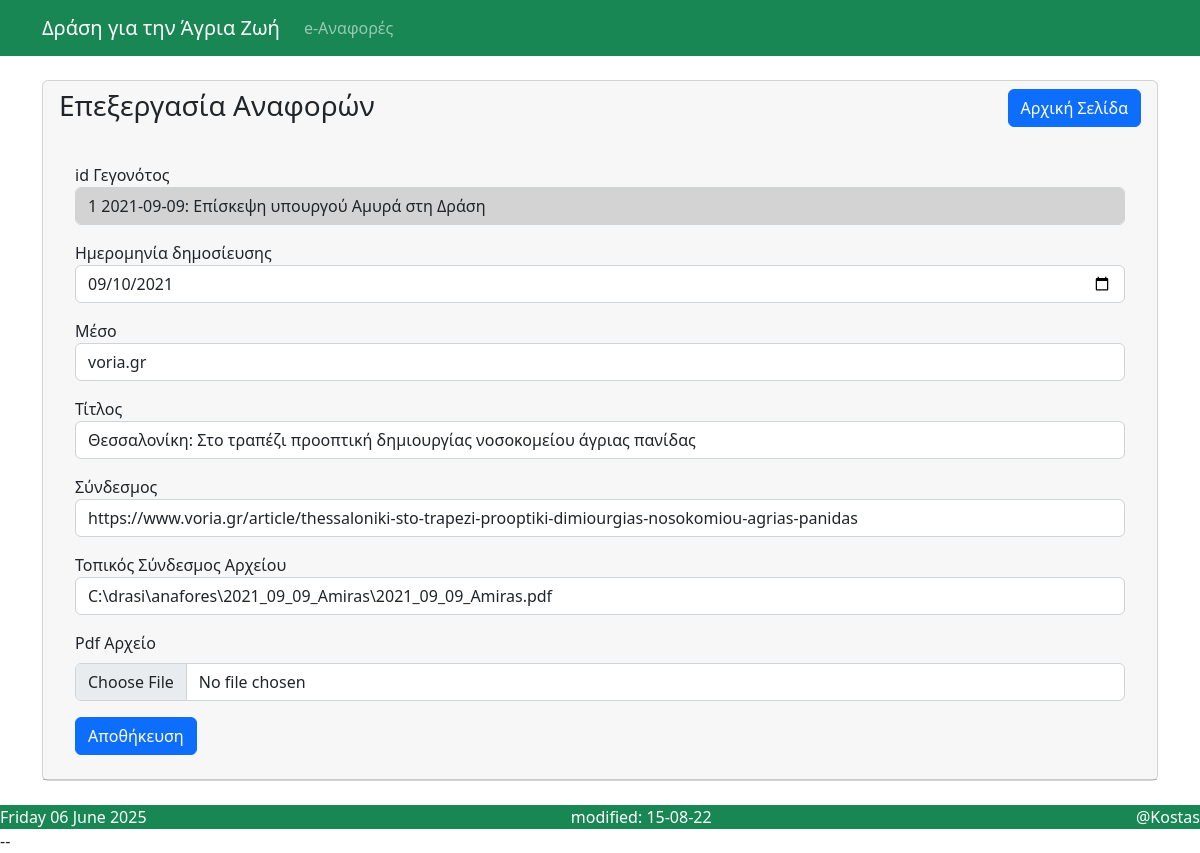
Screenshot of /anafora-edit.php?id=1 with the database file from the repository.
### tables this page shows
CREATE TABLE IF NOT EXISTS `anafores` (
  `id` int(11) NOT NULL AUTO_INCREMENT,
  `event_id` int(11) NOT NULL,
  `meso` varchar(255) NOT NULL,
  `dimosieusi` date NOT NULL,
  `link` varchar(2048) NOT NULL,
  `llink` varchar(2048) NOT NULL,
  `pdf` longblob DEFAULT NULL,
  `title` varchar(255) DEFAULT NULL,
  PRIMARY KEY (`id`),
  KEY `event_id` (`event_id`)
);

CREATE TABLE IF NOT EXISTS `events` (
  `id` int(11) NOT NULL AUTO_INCREMENT,
  `date` date NOT NULL,
  `place` varchar(255) NOT NULL,
  `perigrafi` text NOT NULL,
  `simeioseis` text DEFAULT NULL,
  PRIMARY KEY (`id`)
);

### anafora-edit.php (the view, shortened to what this page needs)
<?php
include('include/header.php');
include('config/db.php');
?>
<div class="container">
    <div class="row">
        <div class="col-md-12 mt-4">
            <div class="card">
                <div class="card-header">
                    <h3>Επεξεργασία Αναφορών
                        <a href="index.php" class="btn btn-primary float-end">Αρχική Σελίδα</a>
                    </h3>
                    <div class="card-body">
                        <?php
                        if (isset($_GET['id'])){
                            $anafora_id = $_GET['id'];
                            $query = 'SELECT * FROM anafores WHERE id = :anaf_id LIMIT 1';
                            $stmt = $pdo->prepare($query);
                            $stmt->execute(['anaf_id' => $anafora_id]);
                            $Anafora = $stmt->fetch();
                            }
                        ?>
                        <form action="code-anafora.php" method="post" class="needs-validation">
                            <div class="mt-3">
                                    <label>id Γεγονότος</label>
                                    <?php
                                        $queryEvent = 'SELECT * FROM events WHERE id = :event_id';
                                        $stmtEvent = $pdo -> prepare($queryEvent);
                                        $stmtEvent ->execute(['event_id' => $Anafora->event_id]);
                                        $event = $stmtEvent->fetch();
                                        echo '<input type="text" name="event_id" value="'.$Anafora->event_id.' '.$event->date.': '.$event->perigrafi.'" class="form-control" style="background-color:lightgrey" readonly>';
                                    ?>
                            </div>
                            <div class="mt-3">
                                <label>Ημερομηνία δημοσίευσης</label>
                                <input type="date" name="dimosieusi" value="<?= $Anafora->dimosieusi?>" class="form-control" required>
                            </div>
                            <div class="mt-3">
                                <label>Μέσο</label>
                                <input type="text" name="meso" class="form-control" value="<?= $Anafora->meso?>" required>
                            </div>
                            <div class="mt-3">
                                <label>Τίτλος</label>
                                <input type="text" name="title" class="form-control" value="<?= $Anafora->title?>" required>
                            </div>
                            <div class="mt-3">
                                <label>Σύνδεσμος</label>
                                <input type="text" name="link" class="form-control" value="<?= $Anafora->link?>" required>
                            </div>
                            <div class="mt-3">
                                <label>Τοπικός Σύνδεσμος Αρχείου</label>
                                <input type="text" name="llink" class="form-control" value="<?= $Anafora->llink?>">
                            </div>
                            <div class="form-group mt-3">
                                <label for="formFile" class="form-label">Pdf Αρχείο</label>
                                <input class="form-control" type="file" id="formFile">
                            </div>
                            <div class="mt-3">
                                <button type="submit" name="update-anafora-btn" class="btn btn-primary">Αποθήκευση</button>
                            </div>
                        </form>
                </div>
            </div>
        </div>
    </div>
</div>
</div>
<?php include('include/footer.php'); ?>

### rows the page displays
anafores: event_id "1 2021-09-09: Επίσκεψη υπουργού Αμυρά στη Δράση", dimosieusi "09/10/2021", meso "voria.gr", title "Θεσσαλονίκη: Στο τραπέζι προοπτική δημιουργίας νοσοκομείου άγριας πανίδας", link "https://www.voria.gr/article/thessaloniki-sto-trapezi-prooptiki-dimiourgias-nosokomiou-agrias-panidas", llink "C:\\drasi\\anafores\\2021_09_09_Amiras\\2021_09_09_Amiras.pdf"
